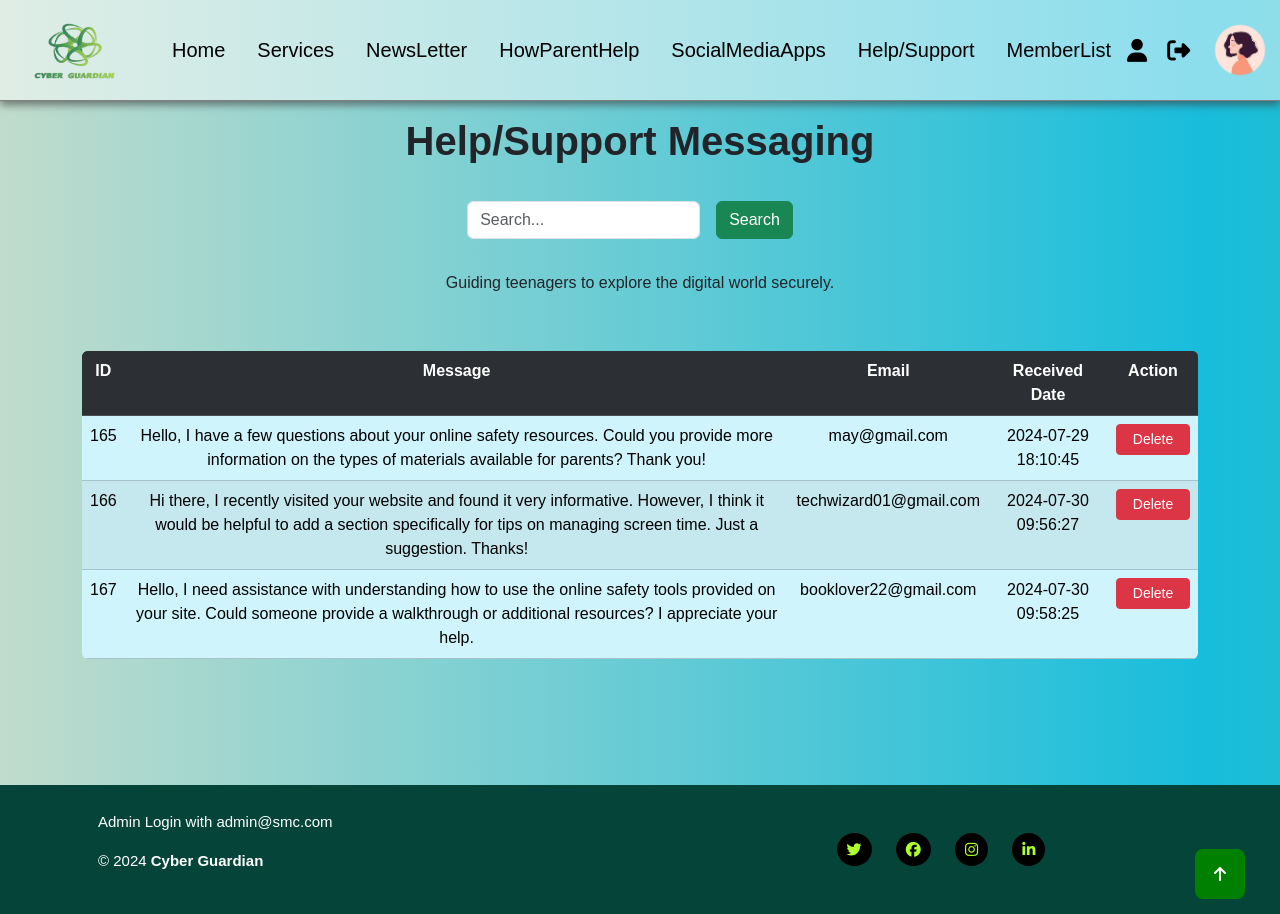
The page /contactList.php (signed in) on the database its author committed.
### tables this page shows
CREATE TABLE `contactus` (
  `id` int(11) NOT NULL,
  `message` varchar(1000) NOT NULL,
  `email` varchar(300) NOT NULL,
  `sentdate` timestamp NOT NULL DEFAULT current_timestamp()
);

### contactList.php (the view, shortened to what this page needs)
<!DOCTYPE html>
<?php
include('dbconnect.php');
if(isset($_GET['btnSearch'])) :
  $keyword = $_GET['keyword'];
  $sql1 = "SELECT * from contactus WHERE email LIKE '%$keyword%'";
else :
  $sql1 = "SELECT * from contactus";
endif;
$result = $conn->query($sql1);
?>
<html lang="en">
<head>
  <link rel="stylesheet" href="https://cdnjs.cloudflare.com/ajax/libs/font-awesome/6.5.2/css/all.min.css">
  <link href="https://cdn.jsdelivr.net/npm/bootstrap@5.3.3/dist/css/bootstrap.min.css" rel="stylesheet">
  <link rel="stylesheet" href="style.css">
</head>
<body>
  <?php include("adminnav.php"); ?>
  <header>
    <h1 class="mt-3"><strong>Help/Support Messaging</strong></h1>
  </header>
  <div class="searching container d-flex flex-column align-items-center  ">
    <form method="GET" class="form-inline my-2  d-flex flex-row gap-3 mr-20  form-responsive">
      <input class="form-control mr-sm-2 w-100" type="search" name="keyword" placeholder="Search..." aria-label="Search">
      <button class="btn btn-outline-success my-2 my-sm-0" name="btnSearch" type="submit">Search</button>
    </form>
    <p class="mt-4">Guiding teenagers to explore the digital world securely.</p>
  </div>
  <main>
    <section id="newsletters ">
      <div class="container table-responsive ">
        <?php
        if ($result->num_rows > 0) {
        ?>
          <table class="table table-striped table-hover  table-info  overflow-hidden rounded align-items-center text-center">
            <tr class="table-dark">
              <th scope="col">ID</th>
              <th scope="col">Message</th>
              <th scope="col">Email</th>
              <th scope="col">Received Date</th>
              <th scope="col action">Action</th>
            </tr>
            <?php
            while ($row = $result->fetch_assoc()) {
            ?>
              <tr>
                <td class="responsive-text"><?php echo $row['id']; ?></td>
                <td class="responsive-text"><?php echo $row['message'] ?></td>
                <td class="responsive-text "><?php echo $row['email'] ?></td>
                <td class="responsive-text"> <?php echo $row['sentdate']; ?></td>
                <td class="action h-100">
                  <a href="contactList.php?deleteid=<?php echo $row['id']; ?>" class="btn btn-danger btn-sm w-100">Delete</a>
                </td>
              </tr>
            <?php
            }
            ?>
          </table>
        <?php
        }
        ?>
      </div>
    </section>
  </main>
  <?php include("adminfooter.php") ?>
</body>
</html>

### style.css (style rules this page uses)
body { font-family: 'proxima-nova', sans-serif; margin: 0; padding: 0; background: rgb(192,220,204); background-image: linear-gradient(90deg, rgba(192,220,204,1) 0%, rgba(24,189,220,1) 47%, rgba(102,190,97,1) 100%); background-size: 200% 200%; animation: gradient 8s ease infinite; }
header { text-align: center; }
.mr-20 { margin-right: 20px; }
main { padding: 20px; min-height: 56.8dvh; }
.action { width: 90px; height: 30px; }
.table-dark { --bs-table-bg: rgb(49, 59, 70); }
.searching { padding: 20px; width: 100%; border-radius: 50px; }
.responsive-text { font-size: 16px; }
.btn-outline-success { background-color: #198754; color: white; }

### rows shown on the page
contactus: id "165", message "Hello, I have a few questions about your online safety resources. Could you provide more information on the types of materials available for parents? Thank you!", email "may@gmail.com", sentdate "2024-07-29 18:10:45"
contactus: id "166", message "Hi there, I recently visited your website and found it very informative. However, I think it would be helpful to add a section specifically for tips on managing screen time. Just a suggestion. Thanks!", email "techwizard01@gmail.com", sentdate "2024-07-30 09:56:27"
contactus: id "167", message "Hello, I need assistance with understanding how to use the online safety tools provided on your site. Could someone provide a walkthrough or additional resources? I appreciate your help.", email "booklover22@gmail.com", sentdate "2024-07-30 09:58:25"

### other values the page prints
$email "admin@smc.com"
